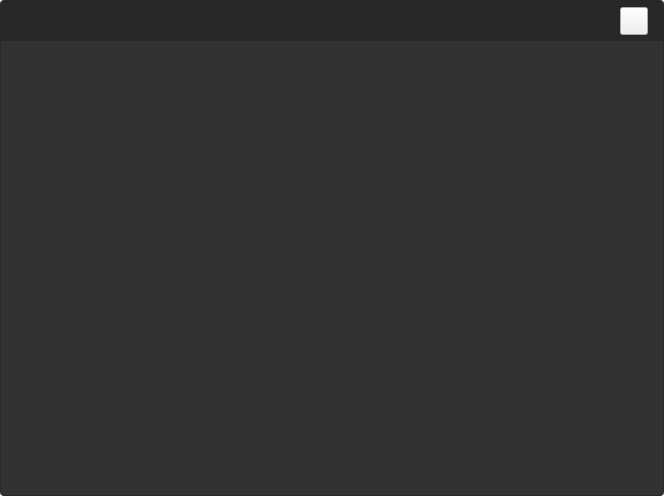
<?xml version="1.0" encoding="UTF-8"?>
<ui version="4.0">
 <class>PicturePreviewWdg</class>
 <widget class="QWidget" name="PicturePreviewWdg">
  <property name="geometry">
   <rect>
    <x>0</x>
    <y>0</y>
    <width>664</width>
    <height>496</height>
   </rect>
  </property>
  <property name="windowTitle">
   <string>PicturePreviewWdg</string>
  </property>
  <property name="styleSheet">
   <string notr="true"/>
  </property>
  <layout class="QVBoxLayout" name="verticalLayout">
   <property name="spacing">
    <number>0</number>
   </property>
   <property name="leftMargin">
    <number>0</number>
   </property>
   <property name="topMargin">
    <number>0</number>
   </property>
   <property name="rightMargin">
    <number>0</number>
   </property>
   <property name="bottomMargin">
    <number>0</number>
   </property>
   <item>
    <widget class="QWidget" name="widget_3" native="true">
     <property name="styleSheet">
      <string notr="true">#widget_3{
background-color: rgb(40, 40, 40);
border-radius:4px; 

}</string>
     </property>
     <layout class="QVBoxLayout" name="verticalLayout_4">
      <property name="spacing">
       <number>0</number>
      </property>
      <property name="leftMargin">
       <number>1</number>
      </property>
      <property name="topMargin">
       <number>1</number>
      </property>
      <property name="rightMargin">
       <number>1</number>
      </property>
      <property name="bottomMargin">
       <number>1</number>
      </property>
      <item>
       <widget class="QWidget" name="widget" native="true">
        <property name="minimumSize">
         <size>
          <width>0</width>
          <height>40</height>
         </size>
        </property>
        <property name="maximumSize">
         <size>
          <width>16777215</width>
          <height>40</height>
         </size>
        </property>
        <property name="styleSheet">
         <string notr="true">#widget{
background-color: rgb(40, 40, 40);
border-top-left-radius:4px; 
border-top-right-radius:4px; 
}</string>
        </property>
        <layout class="QHBoxLayout" name="horizontalLayout">
         <property name="spacing">
          <number>0</number>
         </property>
         <property name="leftMargin">
          <number>0</number>
         </property>
         <property name="topMargin">
          <number>0</number>
         </property>
         <property name="rightMargin">
          <number>15</number>
         </property>
         <property name="bottomMargin">
          <number>0</number>
         </property>
         <item>
          <spacer name="horizontalSpacer">
           <property name="orientation">
            <enum>Qt::Horizontal</enum>
           </property>
           <property name="sizeHint" stdset="0">
            <size>
             <width>514</width>
             <height>19</height>
            </size>
           </property>
          </spacer>
         </item>
         <item>
          <widget class="PushButton" name="pushButton_close">
           <property name="minimumSize">
            <size>
             <width>28</width>
             <height>28</height>
            </size>
           </property>
           <property name="maximumSize">
            <size>
             <width>28</width>
             <height>28</height>
            </size>
           </property>
           <property name="text">
            <string/>
           </property>
          </widget>
         </item>
        </layout>
       </widget>
      </item>
      <item>
       <widget class="QStackedWidget" name="stackedWidget">
        <property name="styleSheet">
         <string notr="true"/>
        </property>
        <property name="currentIndex">
         <number>0</number>
        </property>
        <widget class="QWidget" name="page">
         <property name="styleSheet">
          <string notr="true">QWidget#page{
border-bottom-left-radius :4px;
border-bottom-right-radius :4px;
}
</string>
         </property>
         <layout class="QHBoxLayout" name="horizontalLayout_3">
          <property name="spacing">
           <number>0</number>
          </property>
          <property name="leftMargin">
           <number>0</number>
          </property>
          <property name="topMargin">
           <number>0</number>
          </property>
          <property name="rightMargin">
           <number>0</number>
          </property>
          <property name="bottomMargin">
           <number>0</number>
          </property>
          <item>
           <widget class="QWidget" name="widget_2" native="true">
            <property name="styleSheet">
             <string notr="true">#widget_2{
background-color: rgb(50, 50, 50);	
border-bottom-left-radius:4px; 
border-bottom-right-radius:4px; 
}
</string>
            </property>
            <layout class="QHBoxLayout" name="horizontalLayout_2">
             <property name="spacing">
              <number>0</number>
             </property>
             <property name="leftMargin">
              <number>0</number>
             </property>
             <property name="topMargin">
              <number>0</number>
             </property>
             <property name="rightMargin">
              <number>0</number>
             </property>
             <property name="bottomMargin">
              <number>0</number>
             </property>
             <item alignment="Qt::AlignHCenter|Qt::AlignVCenter">
              <widget class="QLabel" name="label">
               <property name="minimumSize">
                <size>
                 <width>16</width>
                 <height>16</height>
                </size>
               </property>
               <property name="styleSheet">
                <string notr="true"/>
               </property>
               <property name="text">
                <string/>
               </property>
              </widget>
             </item>
            </layout>
           </widget>
          </item>
         </layout>
        </widget>
        <widget class="QWidget" name="page_2">
         <property name="styleSheet">
          <string notr="true">#page_2{
	
background-color: rgb(50, 50, 50);	
border-bottom-left-radius :4px;
border-bottom-right-radius :4px;
}
</string>
         </property>
         <layout class="QHBoxLayout" name="horizontalLayout_6">
          <item>
           <layout class="QVBoxLayout" name="verticalLayout_3">
            <item>
             <spacer name="verticalSpacer">
              <property name="orientation">
               <enum>Qt::Vertical</enum>
              </property>
              <property name="sizeHint" stdset="0">
               <size>
                <width>20</width>
                <height>40</height>
               </size>
              </property>
             </spacer>
            </item>
            <item>
             <layout class="QVBoxLayout" name="verticalLayout_2">
              <item>
               <layout class="QHBoxLayout" name="horizontalLayout_4">
                <item>
                 <spacer name="horizontalSpacer_4">
                  <property name="orientation">
                   <enum>Qt::Horizontal</enum>
                  </property>
                  <property name="sizeHint" stdset="0">
                   <size>
                    <width>40</width>
                    <height>20</height>
                   </size>
                  </property>
                 </spacer>
                </item>
                <item>
                 <widget class="QLabel" name="label_gif">
                  <property name="minimumSize">
                   <size>
                    <width>16</width>
                    <height>16</height>
                   </size>
                  </property>
                  <property name="styleSheet">
                   <string notr="true"/>
                  </property>
                  <property name="text">
                   <string/>
                  </property>
                 </widget>
                </item>
                <item>
                 <spacer name="horizontalSpacer_5">
                  <property name="orientation">
                   <enum>Qt::Horizontal</enum>
                  </property>
                  <property name="sizeHint" stdset="0">
                   <size>
                    <width>40</width>
                    <height>20</height>
                   </size>
                  </property>
                 </spacer>
                </item>
               </layout>
              </item>
              <item>
               <layout class="QHBoxLayout" name="horizontalLayout_5">
                <item>
                 <spacer name="horizontalSpacer_6">
                  <property name="orientation">
                   <enum>Qt::Horizontal</enum>
                  </property>
                  <property name="sizeHint" stdset="0">
                   <size>
                    <width>40</width>
                    <height>20</height>
                   </size>
                  </property>
                 </spacer>
                </item>
                <item>
                 <widget class="QLabel" name="label_notice">
                  <property name="styleSheet">
                   <string notr="true">color: rgb(214, 214, 214);
font: 9pt &quot;微软雅黑&quot;;</string>
                  </property>
                  <property name="text">
                   <string>加载中...</string>
                  </property>
                 </widget>
                </item>
                <item>
                 <spacer name="horizontalSpacer_7">
                  <property name="orientation">
                   <enum>Qt::Horizontal</enum>
                  </property>
                  <property name="sizeHint" stdset="0">
                   <size>
                    <width>40</width>
                    <height>20</height>
                   </size>
                  </property>
                 </spacer>
                </item>
               </layout>
              </item>
             </layout>
            </item>
            <item>
             <spacer name="verticalSpacer_2">
              <property name="orientation">
               <enum>Qt::Vertical</enum>
              </property>
              <property name="sizeHint" stdset="0">
               <size>
                <width>20</width>
                <height>40</height>
               </size>
              </property>
             </spacer>
            </item>
           </layout>
          </item>
         </layout>
        </widget>
       </widget>
      </item>
     </layout>
    </widget>
   </item>
  </layout>
 </widget>
 <layoutdefault spacing="6" margin="11"/>
 <customwidgets>
  <customwidget>
   <class>PushButton</class>
   <extends>QPushButton</extends>
   <header>push_button.h</header>
  </customwidget>
 </customwidgets>
 <resources>
  <include location="../../VhallLive/project/VhallLive.qrc"/>
 </resources>
 <connections/>
</ui>
